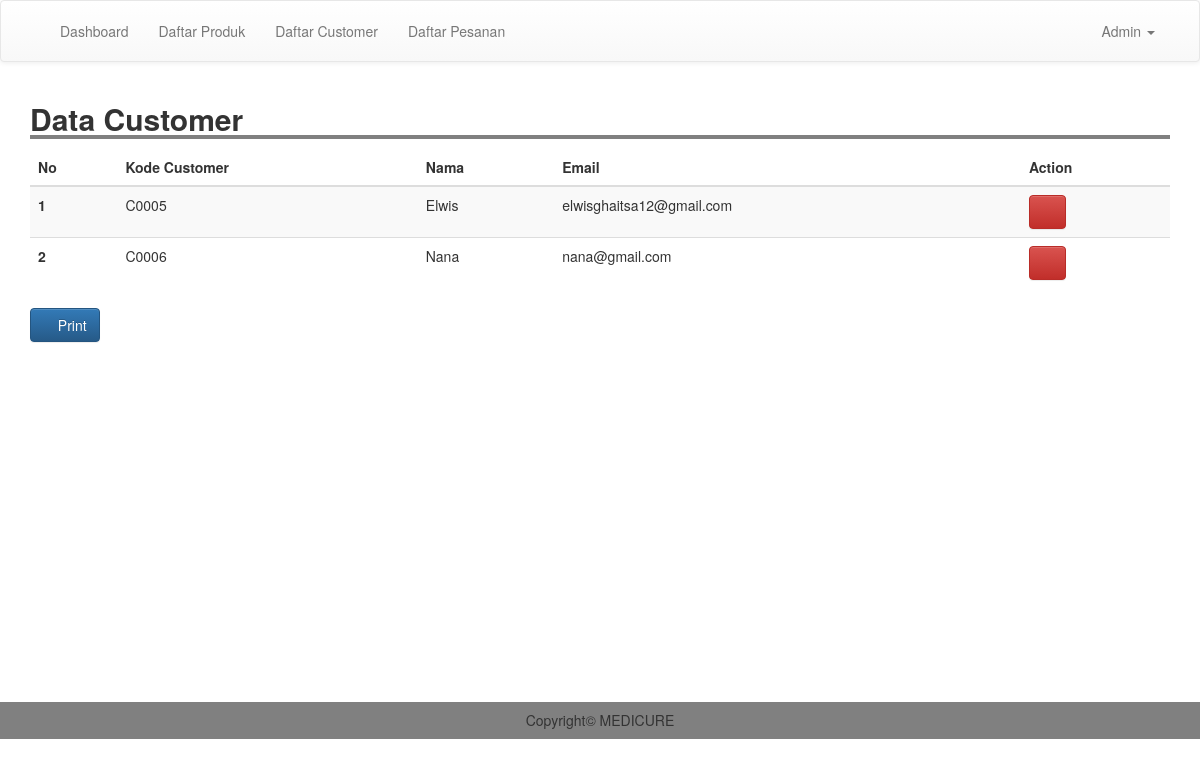
The app's page /admin/m_customer.php (signed in) with its own data.
### tables this page shows
CREATE TABLE `customer` (
  `kode_customer` varchar(100) NOT NULL,
  `nama` varchar(100) NOT NULL,
  `email` varchar(100) NOT NULL,
  `username` varchar(100) NOT NULL,
  `password` varchar(100) NOT NULL,
  `telp` varchar(200) NOT NULL
);

### admin/m_customer.php (the view, shortened to what this page needs)
<?php
include 'header.php';
?>
<div class="container">
	<h2 style=" width: 100%; border-bottom: 4px solid gray"><b>Data Customer</b></h2>
	<table class="table table-striped">
		<thead>
			<tr>
				<th scope="col">No</th>
				<th scope="col">Kode Customer</th>
				<th scope="col">Nama</th>
				<th scope="col">Email</th>
				<th scope="col">Action</th>
			</tr>
		</thead>
		<tbody>
			<?php
			$result = mysqli_query($conn, "SELECT * FROM customer order by kode_customer asc");
			$no =1;
			while ($row = mysqli_fetch_assoc($result)) {
				?>
				<tr>
					<th scope="row"><?php echo $no; ?></th>
					<td><?= $row['kode_customer'];  ?></td>
					<td><?= $row['nama'];  ?></td>
					<td><?= $row['email'];  ?></td>
					<td><a href="m_customer.php?kode=<?php echo $row['kode_customer'];?>&page=del" class="btn btn-danger" onclick="return confirm('Yakin Ingin Menghapus Data ?')"><i class="glyphicon glyphicon-trash"></i> </a></td>
				</tr>
				<?php
				$no++;
			}
			?>
		</tbody>
	</table>
</div>
<div class="container">
    <button onclick="printPage()" class="btn btn-primary float-right"><i class="glyphicon glyphicon-print"></i> Print</button>
	</div>
<br>
<br>
<br>
<br>
<br>
<br>
<br>
<br>
<br>
<br>
<br>
<br>
<br>
<br>
<br>
<br>
<br>
<br>
<?php
include 'footer.php';
?>

### css/style.css (style rules this page uses)
body { margin:0; padding: 0; }

### records on screen
customer: kode_customer "C0005", nama "Elwis", email "elwisghaitsa12@gmail.com"
customer: kode_customer "C0006", nama "Nana", email "nana@gmail.com"
